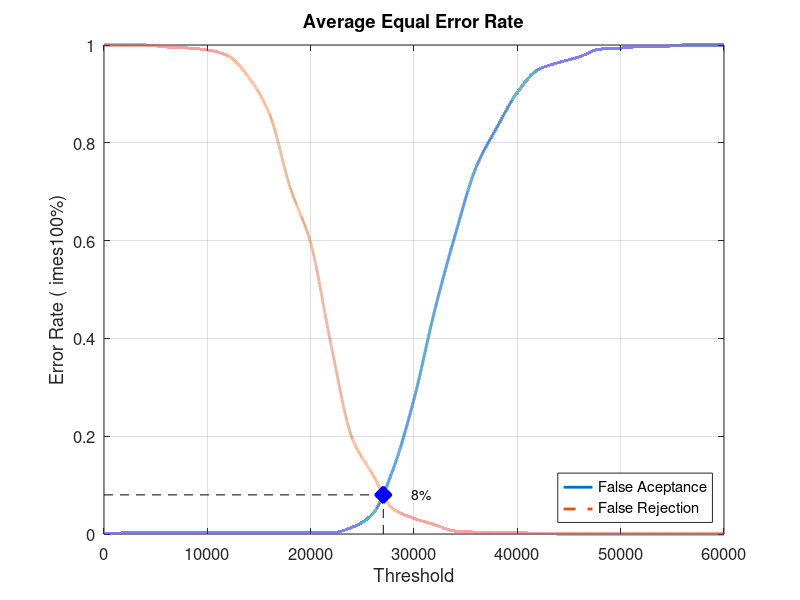
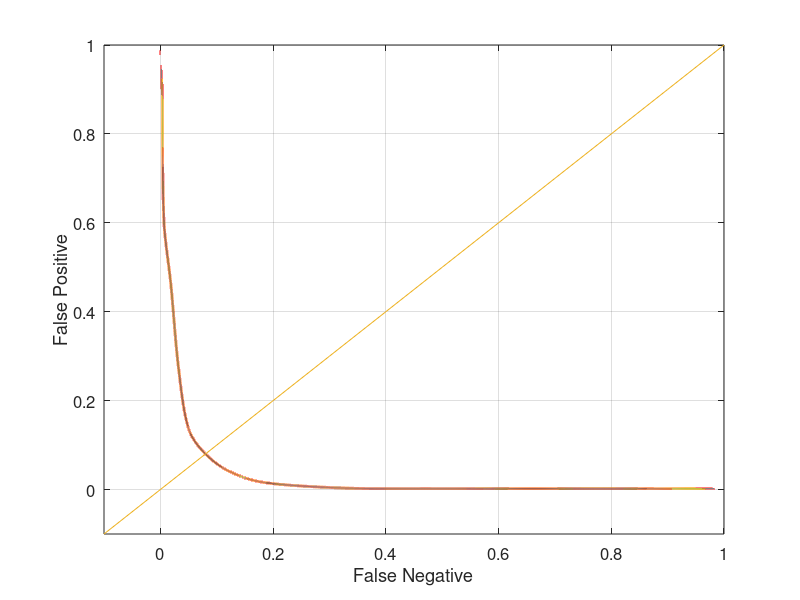

MATLAB code to generate these figures, in order:
close all;
clear;
clc;
x = 0:2000:60000;
xq = 0:0.5:60000;

y0 = [0 0.00210526 0.00210526 0.00210526 0.00210526 0.00210526 0.00210526 0.00210526 0.00210526 0.00210526 0.00210526 0.00210526 0.0136842 0.0410526 0.133684 0.275789 0.456842 0.612632 0.749474 0.830526 0.903158 0.949474 0.964211 0.975789 0.991579 0.993684 0.996842 0.996842 1 1 1]
yy0 = interp1(x, y0, xq, 'pchip');
y1 = [1 1 1 0.996 0.994 0.99 0.978 0.934 0.86 0.71 0.595 0.384 0.197 0.122 0.051 0.032 0.019 0.006 0.004 0.004 0.003 0.001 0 0 0 0 0 0 0 0 0]
yy1 = interp1(x, y1, xq, 'pchip');

% Calculating EER: 
y2 = abs(y0 - y1);
find(y2 == min(y2))
yy2 = abs(yy0 - yy1);
xEER = find(yy2 == min(yy2));
xEERIndex = xq(xEER) % X-axis EER
yEER = yy0(xEER) % Y-axis EER

main = figure
plot(xq, yy0,'-','LineWidth', 2);	hold on
plot(xq, yy1,'--','LineWidth', 2);	hold on
plot([xEERIndex xEERIndex], [0 yEER], 'k--');	hold on
plot([0 xEERIndex], [yEER yEER], 'k--');	hold on
plot(xEERIndex, yEER, 'bx', 'LineWidth', 10);	hold on
text(xEERIndex + 10 * xEERIndex / 100, yEER, [num2str(round((10000 * yEER)) / 100) '%'])
legend('False Aceptance', 'False Rejection', 'Location', 'SouthEast')
xlabel('Threshold')
ylabel('Error Rate (	imes100%)')
title('Average Equal Error Rate')
set(gca, 'FontSize', 12)
axis([0 60000 0 1])
grid on

print(main, 'Database2AverageMain', '-dpng');
FNRxFPR = figure('Color', [1 1 1]);
plot(yy1, yy0, '-', yy1, yy0, 'LineWidth', 2);
hold on
y = -0.1:0.1:1
plot(y, y); 
set(gca, 'FontSize', 12)
xlabel('False Negative')
ylabel('False Positive')
axis([-0.1 1 -0.1 1])
set(gca, 'FontSize', 12)
grid on

print(FNRxFPR, 'Database2AverageFNRxFPR','-dpng');
